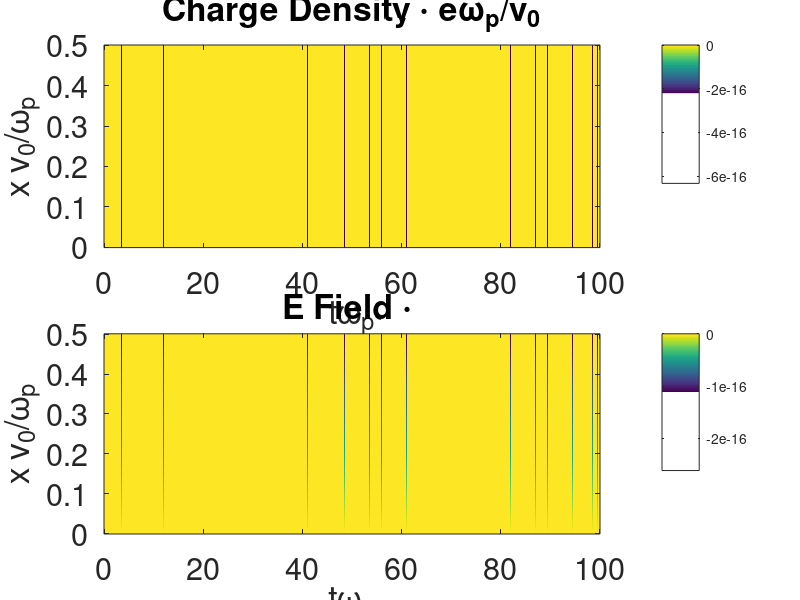
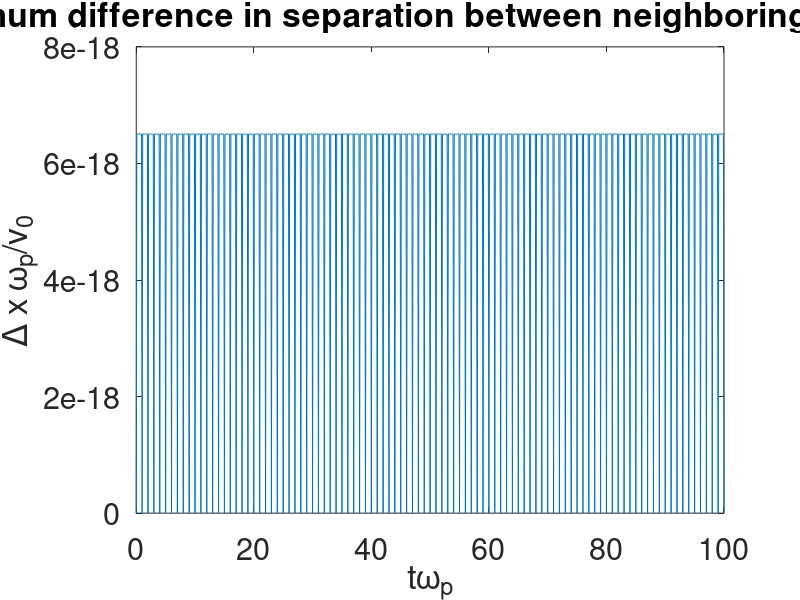

These charts were generated, in order, by the following MATLAB code:
function analytics = postrun
%%%
%%% post run options:
%%%     plot_dephi
%%%     plot_part
%%%     plot_two
%%%     plot_phase
%%%     save_movie
%%%     inter_particle_separation

%%% output: analytics: max force (max(E), l1(E)
load output_data

analytics.maxE = norm(Etot(:,end),Inf );
analytics.l1E = norm(Etot(:,end),1);
analytics.meanv = mean(soln(N:end,end));
analytics.stdv = std(soln(N:end,end));


tlist = delt*(0:Nt);

if plot_dephi
    % plot density
    figure
    subplot(2,1,1)
    imagesc([0,input_data.tf], [input_data.xmin,input_data.xmin+input_data.L],densitytot)
    colorbar()
    title('Charge Density \cdot e\omega_p/v_0')
    xlabel('t\omega_p')
    ylabel('x v_0/\omega_p')
    set(gca,'fontsize', figure_font,'YDir','normal')

    subplot(2,1,2)
    imagesc([0,input_data.tf], [input_data.xmin,input_data.xmin+input_data.L],Etot)
    colorbar()
    title('E Field \cdot ')
    xlabel('t\omega_p')
    ylabel('x v_0/\omega_p')
    set(gca,'fontsize', figure_font,'YDir','normal')
% 
%     subplot(3,1,3)
%     imagesc([0,tf], [xmin,xmin+L],phitot)
%     colorbar()
%     title('Potential \cdot ')
%     ylabel('x v_0/\omega_p')
% 
%     xlabel('t\omega_p')
    set(gca,'fontsize', figure_font,'YDir','normal')
    
    if save_movie   
        print([figure_name 'DE'],'-dpng')
    end
end
    
    
%plot particles
if plot_part
figure
plot(tlist,soln(1:N,:),'.')%,delt*1:Nt,soln(2,:),'o')
ylim([0,L])
xlim([0,input_data.tf])
title('Phase space particle positions')
xlabel('t\omega_p')
ylabel('x v_0/\omega_p')
set(gca,'fontsize', figure_font)
% % two particle test

if plot_two && ~isempty(spots)

omega = q*sqrt(1/m/L);
c3 = (spots(2).v + spots(1).v) / 2;
c1 = (spots(1).v - c3)/omega;
c2 = 1/2*(spots(1).x - spots(2).x + L/2);
c4 = spots(1).x - c2;

p1 = c1*sin(omega*tlist) +c2*cos(omega*tlist) + c3*tlist + c4;
p2 = L/2 + c3*tlist + c4 - c1*sin(omega*tlist) - c2 * cos(omega*tlist);
p1 = mod(p1-xmin,L)+xmin; p2 = mod(p2-xmin,L)+xmin;
    
    
    hold on
plot(tlist,p1,'o',tlist,p2,'o')
hold off

legend('p1 computed', 'p2 computed', 'p1 analytic', 'p2 analytic')
end
set(gca,'fontsize', figure_font)
% % end two particle test
end


if plot_phase
    figure
    plot(soln(1,:),soln(N+1,:),'.')
    for n = 1:N
        hold on
        plot(soln(n,:),soln(N+n,:),'.')
        hold off
    end
    ylim([-.005,.005])
    xlim([0,L])
    title('phase space orbits')
    ylabel('v/v_0')
    xlabel('x v_0/\omega_p')
    set(gca,'fontsize', figure_font)
end

if inter_particle_separation
    figure
    xseparation = soln(1:N,:);
    xseparation = reshape(xseparation,[Nv,Nx,Nt+1]);
    
    xseparation = xseparation(:,2:Nx,:) - xseparation(:,1:Nx-1,:);
    xseparation = reshape(xseparation,[Nv*(Nx-1),Nt+1]);
    xseparation = L/2/pi*unwrap((xseparation)'*2*pi/L)';
    xseparation = xseparation - xseparation(:,1)*ones([1,Nt+1]);

    plot(tlist,max(abs(xseparation) ))
    title('Maximum difference in separation between neighboring particles')
    xlabel('t\omega_p')
    ylabel('\Delta x \omega_p/v_0')
    
    set(gca,'fontsize', figure_font)
    
    analytics.maxsep = norm(xseparation,Inf);
    analytics.l1sep = norm(xseparation,1);
end

if save_movie
   % anytime we save a figure or movie, we also want a file with key parameters
   filename = [figure_name 'key_parameters.txt'];
   fileID = fopen(filename,'w');
   for ii = 1:length(key_params)
       param_name = key_params{ii};
       fprintf(fileID,[param_name ' = %.02f\n'], eval(param_name) );
   end
   fclose(fileID);
end